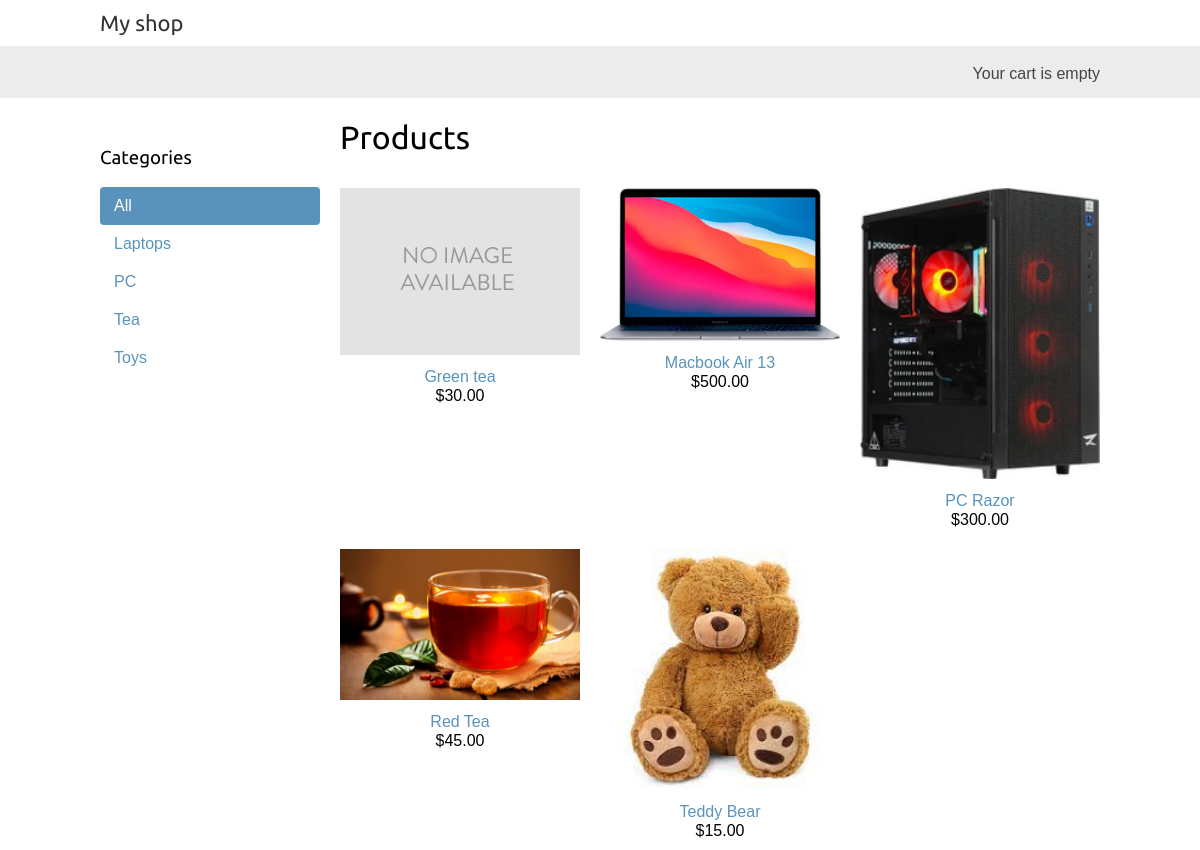
The page / on the database its author committed.
### shop/models.py (models this page shows, shortened)
class Category(models.Model):
    name = models.CharField(max_length=200)
    slug = models.SlugField(max_length=200, unique=True)
    class Meta:
        ordering = ['name']
        indexes = [
            models.Index(fields=['name']),
        ]
        verbose_name = 'category'
        verbose_name_plural = 'categories'
    def get_absolute_url(self):
        return reverse('shop:product_list_by_category',args=[self.slug])

class Product(models.Model):
    category = models.ForeignKey(Category, related_name='products', on_delete=models.CASCADE)
    name = models.CharField(max_length=200)
    slug = models.SlugField(max_length=200)
    image = models.ImageField(upload_to='products/%Y/%m/%d', blank=True)
    description = models.TextField(blank=True)
    price = models.DecimalField(max_digits=10, decimal_places=2)
    available = models.BooleanField(default=True)
    created = models.DateTimeField(auto_now_add=True)
    updated = models.DateTimeField(auto_now=True)
    class Meta:
        ordering = ['name']
        indexes = [
            models.Index(fields=['id','slug']),
            models.Index(fields=['name']),
            models.Index(fields=['-created']),
        ]
    def get_absolute_url(self):
        return reverse('shop:product_detail',args=[self.id, self.slug])

### shop/views.py (the view)
# urls.py: path('', views.product_list, name='product_list'),
def product_list(request, category_slug=None):
    category = None
    categories = Category.objects.all()
    products = Product.objects.filter(available=True)
    if category_slug:
        category = get_object_or_404(Category, slug=category_slug)
        products = products.filter(category=category)
    return render(request, 'shop/product/list.html', {
        'category': category,
        'categories': categories,
        'products': products
    })

### cart/cart.py (called while the page is built)
    def __len__(self):
        return sum(item['quantity'] for item in self.cart.values())

### cart/context_processors.py (called while the page is built)
def cart(request):
    return {'cart': Cart(request)}

### shop/templates/shop/product/list.html (shortened to what this page needs)
{% extends "shop/base.html" %}
{% load static %}
{% block content %}
<div id="sidebar">
    <h3>Categories</h3>
    <ul>
        <li {% if not category %}class="selected" {% endif %}>
            <a href="{% url 'shop:product_list' %}">All</a>
        </li>
        {% for c in categories %}
        <li {% if category.slug == c.slug %}class="selected" {% endif %}>
            <a href="{{ c.get_absolute_url }}">{{ c.name }}</a>
        </li>
        {% endfor %}
    </ul>
</div>
<div id="main" class="product-list">
    <h1>{% if category %}{{ category.name }}{% else %}Products
        {% endif %}</h1>
    {% for product in products %}
    <div class="item">
        <a href="{{ product.get_absolute_url }}">
            <img src="{% if product.image %}{{ product.image.url }}{% else %}{%static 'img/no_image.png' %}{% endif %}">
        </a>
        <a href="{{ product.get_absolute_url }}">{{ product.name }}</a>
        <br>
        ${{ product.price }}
    </div>
    {% endfor %}
</div>
{% endblock %}

### shop/templates/shop/base.html (shortened to what this page needs)
{% load static %}
<!DOCTYPE html>
<html>
<head>
    <link href="{% static 'css/base.css' %}" rel="stylesheet">
</head>
<body>
    <div id="header">
        <a href="/" class="logo">My shop</a>
    </div>
    <div id="subheader">
        <div class="cart">
            {% with total_items=cart|length %}
                {% if total_items > 0 %}
                    Your cart:
                    <a href="{% url 'cart:cart_detail' %}">
                        {{ total_items }} item{{ total_items|pluralize}},
                        ${{ cart.get_total_price }}
                    </a>
                {% elif not order %}
                    Your cart is empty
                {% endif %}
            {% endwith %}
        </div>
    </div>
    <div id="content">
        {% block content %}
        {% endblock %}
    </div>
</body>
</html>

### shop/static/css/base.css (style rules this page uses)
body { margin:0; padding:0; font-family:helvetica, sans-serif; }
h1, h2, h3, h4, h5 , h6 { font-family: 'Ubuntu', sans-serif; font-weight:normal; }
a { text-decoration:none; color:#5993bb; }
#header { padding:10px 100px; font-size:18px; overflow:auto; }
#subheader { background:#ececec; color:#444; padding:15px 100px; overflow:auto; }
#header .logo { font-family: 'Ubuntu', sans-serif; float:left; color:#333; font-size:22px; margin-right:10%; }
#subheader .cart { float:right; padding-top:4px; }
#content { padding:0 100px; overflow:hidden; }
#sidebar { width:220px; padding:30px 20px 0 0; float:left; }
#sidebar ul { margin:0; padding:0; }
#sidebar ul li { margin:0; list-style:none; padding:10px 14px; }
#sidebar ul li a { display:block; }
#sidebar ul li.selected { background:#5993bb; border-radius:4px; }
#sidebar ul li.selected a { color:#fff; }
#main { float:left; width: 96%; margin-right:-220px; overflow:hidden; }
.product-list .item { width:25%; padding:10px 20px 10px 0; float:left; text-align:center; line-height:1.2; }
.product-list .item img { width:100%; margin-bottom:8px; }

### rows shown on the page
Category: name "Laptops"
Category: name "PC"
Category: name "Tea"
Category: name "Toys"
Product: name "Green tea", price "30.00"
Product: image (picture), name "Macbook Air 13", price "500.00"
Product: image (picture), name "PC Razor", price "300.00"
Product: image (picture), name "Red Tea", price "45.00"
Product: image (picture), name "Teddy Bear", price "15.00"
